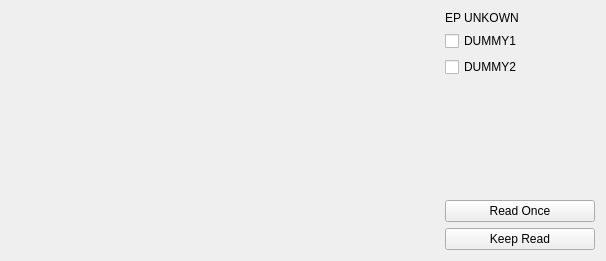
<?xml version="1.0" encoding="UTF-8"?>
<ui version="4.0">
 <class>EndpointInWidget</class>
 <widget class="QWidget" name="EndpointInWidget">
  <property name="geometry">
   <rect>
    <x>0</x>
    <y>0</y>
    <width>606</width>
    <height>261</height>
   </rect>
  </property>
  <property name="minimumSize">
   <size>
    <width>0</width>
    <height>200</height>
   </size>
  </property>
  <property name="windowTitle">
   <string>Form</string>
  </property>
  <layout class="QHBoxLayout" name="horizontalLayout" stretch="4,0">
   <item>
    <widget class="QWidget" name="hexEditPlaceHolder" native="true"/>
   </item>
   <item>
    <widget class="QWidget" name="widget" native="true">
     <property name="sizePolicy">
      <sizepolicy hsizetype="Fixed" vsizetype="Preferred">
       <horstretch>150</horstretch>
       <verstretch>0</verstretch>
      </sizepolicy>
     </property>
     <property name="minimumSize">
      <size>
       <width>150</width>
       <height>0</height>
      </size>
     </property>
     <layout class="QVBoxLayout" name="verticalLayout">
      <property name="leftMargin">
       <number>0</number>
      </property>
      <property name="topMargin">
       <number>0</number>
      </property>
      <property name="rightMargin">
       <number>0</number>
      </property>
      <property name="bottomMargin">
       <number>0</number>
      </property>
      <item>
       <layout class="QVBoxLayout" name="layoutCheckBoxes">
        <item>
         <widget class="QLabel" name="labelEndpointName">
          <property name="text">
           <string>EP UNKOWN</string>
          </property>
         </widget>
        </item>
        <item>
         <widget class="QCheckBox" name="checkBox">
          <property name="text">
           <string>DUMMY1</string>
          </property>
         </widget>
        </item>
        <item>
         <widget class="QCheckBox" name="checkBox_2">
          <property name="text">
           <string>DUMMY2</string>
          </property>
         </widget>
        </item>
       </layout>
      </item>
      <item>
       <spacer name="verticalSpacer">
        <property name="orientation">
         <enum>Qt::Vertical</enum>
        </property>
        <property name="sizeHint" stdset="0">
         <size>
          <width>20</width>
          <height>40</height>
         </size>
        </property>
       </spacer>
      </item>
      <item>
       <layout class="QVBoxLayout" name="layoutButtons">
        <item>
         <widget class="QPushButton" name="pushButtonReadOnce">
          <property name="text">
           <string>Read Once</string>
          </property>
         </widget>
        </item>
        <item>
         <widget class="QPushButton" name="pushButtonKeepRead">
          <property name="text">
           <string>Keep Read</string>
          </property>
         </widget>
        </item>
       </layout>
      </item>
     </layout>
    </widget>
   </item>
  </layout>
 </widget>
 <resources/>
 <connections/>
</ui>
